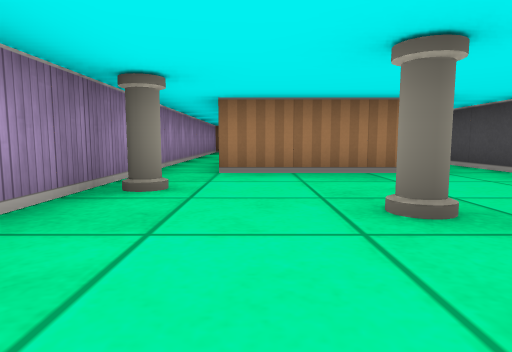
[1] (above)

12 first-person views from a walk through a cub3D ray-caster map. The camera is about half as high as the walls, tilts 6° down and sees 75° across. The floor is counted in squares. Each view is taken from the middle of a square. On the plan, view 1 faces up. The plan holds only what a view shows up to about 9 squares ahead; the rest is blank.

[2]
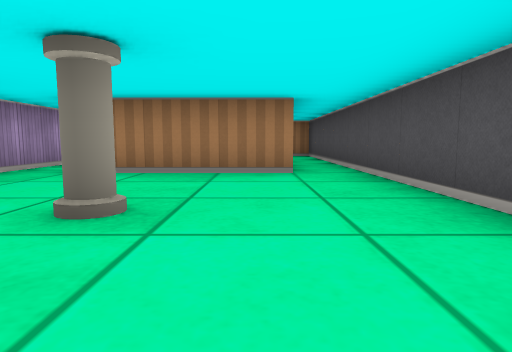

[3]
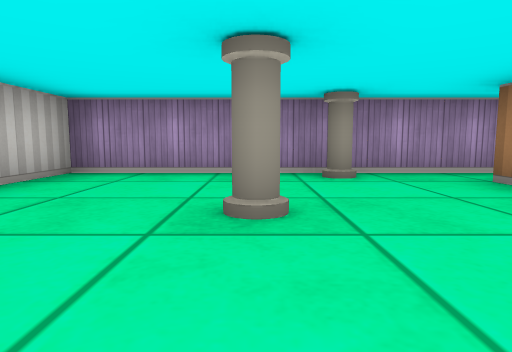

[4]
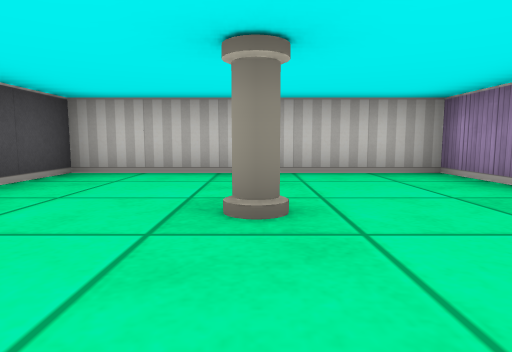

[5]
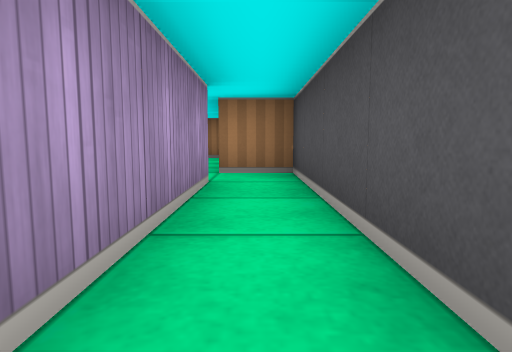

[6]
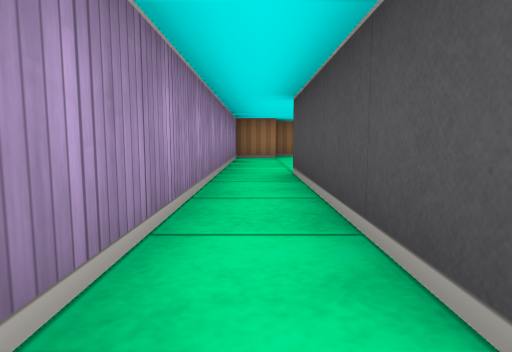

[7]
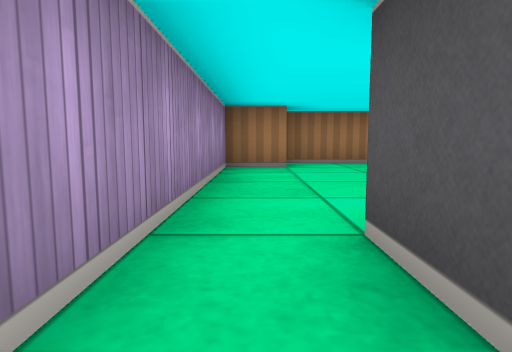

[8]
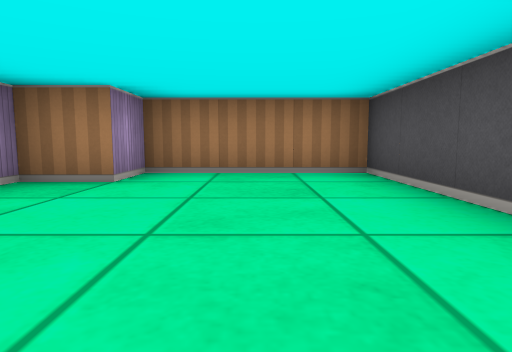

[9]
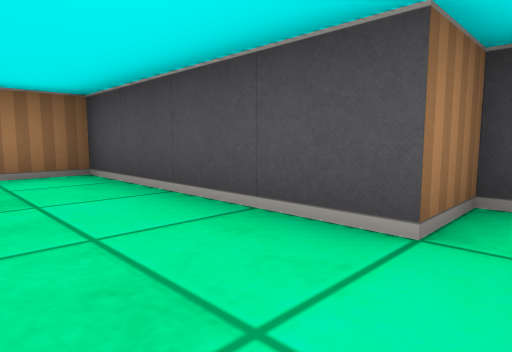

[10]
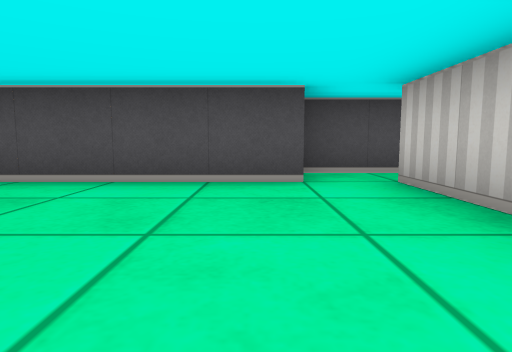

[11]
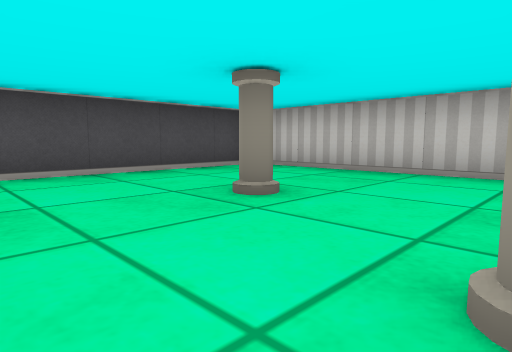

[12]
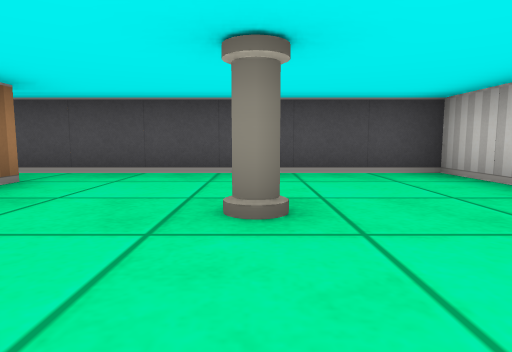

### Floor plan
Points are (right, up) in squares from view 1. A wall is a line through its corners. A room is listed if a view was taken in it or the views show most of it. See-through windows are left out.
Room 1 (views 1, 2, 3, 4, 5, 6, 7, 11, 12)
walls: (2.6, 4.5) (-0.5, 4.5) (-0.5, 8.5); (2.5, 8.5) (2.5, 5.5); (-1.5, 8.5) (-1.5, -0.5) (3.5, -0.5) (3.5, 8.5)
ways out: opening at (-1, 9) to room 2; opening at (3, 9) to room 2
objects: pillar (-1, 3); pillar (1, 2)
Room 2 (views 8, 9, 10)
walls: (0.9, 8.5) (2.5, 8.5); (3.5, 8.5) (3.5, 9.5) (2.5, 9.5) (2.5, 13.5) (-0.5, 13.5) (-0.5, 12.5) (-1.5, 12.5) (-1.5, 8.5)
ways out: opening at (-1, 9) to room 1; opening at (3, 9) to room 1

Positions as (right, up) in squares from view 1, and headings:
1: (0, 0), facing up
2: (2, 0), facing up
3: (3, 2), facing left
4: (1, 4), facing down
5: (3, 5), facing up
6: (-1, 4), facing up
7: (-1, 7), facing up
8: (1, 9), facing up
9: (1, 9), facing up-right
10: (-1, 10), facing right
11: (-1, 4), facing down-right
12: (-1, 2), facing right
